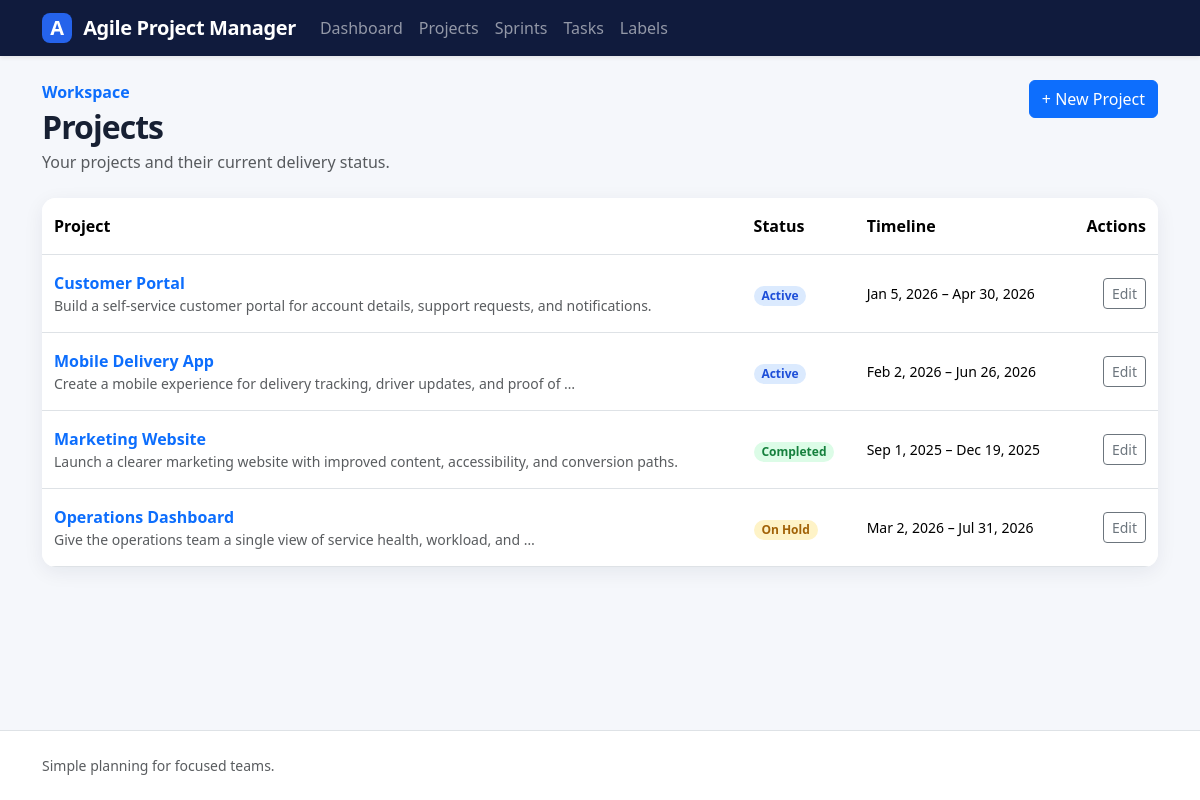
/projects/, run on the app's committed database.
### projects/models.py (models this page shows, shortened)
class Project(models.Model):
    class StatusChoices(models.TextChoices):
        ACTIVE = 'active', 'Active'
        COMPLETED = 'completed', 'Completed'
        ON_HOLD = 'on_hold', 'On Hold'
    name = models.CharField(
        max_length=100,
        validators=[MinLengthValidator(2)],
    )
    description = models.TextField(max_length=500, blank=True, null=True)
    start_date = models.DateField()
    end_date = models.DateField()
    status = models.CharField(choices=StatusChoices.choices, max_length=10)
    created_at = models.DateTimeField(auto_now_add=True)

### projects/views.py (the view)
# urls.py: path('', ProjectListView.as_view(), name='list'),
class ProjectListView(ListView):
    model = Project
    template_name = 'projects/project_list.html'
    context_object_name = 'projects'
    def get_context_data(self, **kwargs):
        context = super().get_context_data(**kwargs)
        context['status_choices'] = Project.StatusChoices.choices
        return context

### templates/projects/project_list.html (shortened to what this page needs)
{% extends "base.html" %}
{% block content %}
    <div class="page-header">
        <div>
            <p class="text-primary fw-semibold mb-1">
                Workspace
            </p>
            <h1 class="h2 mb-1">
                Projects
            </h1>
            <p class="text-muted mb-0">
                Your projects and their current delivery status.
            </p>
        </div>
        <a class="btn btn-primary" href="{% url 'projects:create' %}">
            + New Project
        </a>
    </div>
    <div class="card table-card">
        <div class="table-responsive">
            <table class="table table-hover mb-0">
                <thead>
                    <tr>
                        <th>
                            Project
                        </th>
                        <th>
                            Status
                        </th>
                        <th>
                            Timeline
                        </th>
                        <th class="text-end">
                            Actions
                        </th>
                    </tr>
                </thead>
                <tbody>
                    {% for project in projects %}
                        {% with status_label=project.get_status_display|default:project.status %}
                            <tr>
                                <td>
                                    <a class="fw-semibold text-decoration-none" href="{% url 'projects:detail' project.pk %}">
                                        {{ project.name|title }}
                                    </a>
                                    <div class="small text-muted">
                                        {{ project.description|truncatewords:12 }}
                                    </div>
                                </td>
                                <td>
                                    <span class="badge rounded-pill badge-status-{{ project.status }}">
                                        {{ status_label|title }}
                                    </span>
                                </td>
                                <td class="small">
                                    {{ project.start_date|date:"M j, Y" }}
                                    –
                                    {{ project.end_date|date:"M j, Y" }}
                                </td>
                                <td class="text-end">
                                    <a href="{% url 'projects:update' project.pk %}" class="btn btn-sm btn-outline-secondary">
                                        Edit
                                    </a>
                                </td>
                            </tr>
                        {% endwith %}
                    {% empty %}
                        <tr>
                            <td colspan="4">
                                {% include "partials/_empty_state.html" with title="No projects found" message="Try a different search or create your first project." action_url=project_create_url action_text="Create project" %}
                            </td>
                        </tr>
                    {% endfor %}
                </tbody>
            </table>
        </div>
    </div>
{% endblock %}

### static/css/style.css (style rules this page uses)
:root { --navy: #101b3d; --navy-light: #1b2b58; --blue: #2563eb; --page-bg: #f5f7fb; --ink: #172033; }
body { background: var(--page-bg); color: var(--ink); min-height: 100vh; display: flex; flex-direction: column; }
.page-header { display: flex; align-items: flex-start; justify-content: space-between; gap: 1rem; margin-bottom: 1.5rem; }
.page-header h1 { font-weight: 700; letter-spacing: -.03em; }
.card, .stat-card { border: 0; border-radius: 14px; box-shadow: 0 5px 20px rgba(16, 27, 61, .07); }
.table > :not(caption) > * > * { padding: 1rem .75rem; vertical-align: middle; }
.table-card { overflow: hidden; }
.badge-status-active, .badge-status-in_progress { background: #dbeafe; color: #1d4ed8; }
.badge-status-completed, .badge-status-done { background: #dcfce7; color: #15803d; }
.badge-status-on_hold { background: #fef3c7; color: #a16207; }

### data on the page
Project: name "Customer Portal", description "Build a self-service customer portal for account details, support requests, and notifications.", status "Active", start_date "Jan 5, 2026", end_date "Apr 30, 2026"
Project: name "Mobile Delivery App", description "Create a mobile experience for delivery tracking, driver updates, and proof of …", status "Active", start_date "Feb 2, 2026", end_date "Jun 26, 2026"
Project: name "Marketing Website", description "Launch a clearer marketing website with improved content, accessibility, and conversion paths.", status "Completed", start_date "Sep 1, 2025", end_date "Dec 19, 2025"
Project: name "Operations Dashboard", description "Give the operations team a single view of service health, workload, and …", value "On Hold", start_date "Mar 2, 2026", end_date "Jul 31, 2026"
